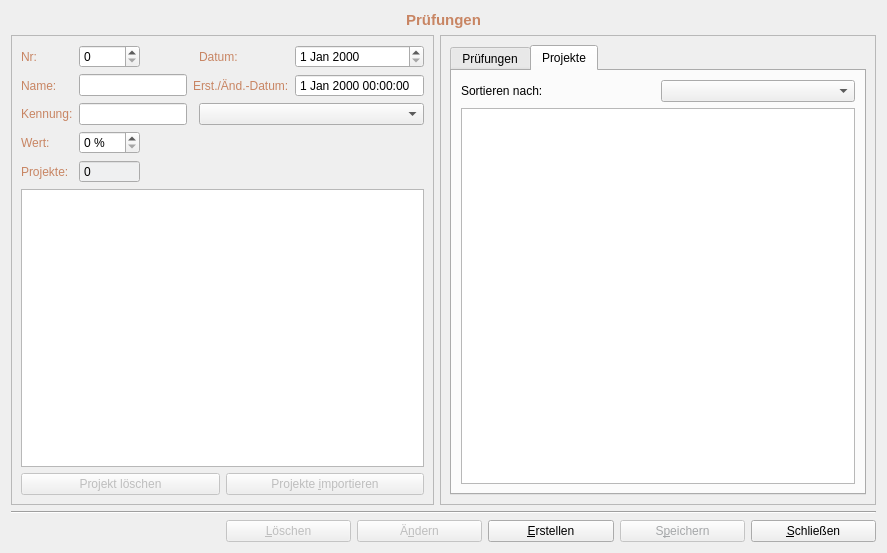
<?xml version="1.0" encoding="UTF-8"?>
<ui version="4.0">
 <class>FormSkills</class>
 <widget class="QWidget" name="FormSkills">
  <property name="geometry">
   <rect>
    <x>0</x>
    <y>0</y>
    <width>887</width>
    <height>553</height>
   </rect>
  </property>
  <property name="windowTitle">
   <string>Form</string>
  </property>
  <layout class="QGridLayout" name="gridLayout_5">
   <item row="0" column="0" colspan="3">
    <widget class="QLabel" name="label">
     <property name="palette">
      <palette>
       <active>
        <colorrole role="WindowText">
         <brush brushstyle="SolidPattern">
          <color alpha="255">
           <red>200</red>
           <green>133</green>
           <blue>99</blue>
          </color>
         </brush>
        </colorrole>
       </active>
       <inactive>
        <colorrole role="WindowText">
         <brush brushstyle="SolidPattern">
          <color alpha="255">
           <red>200</red>
           <green>133</green>
           <blue>99</blue>
          </color>
         </brush>
        </colorrole>
       </inactive>
       <disabled>
        <colorrole role="WindowText">
         <brush brushstyle="SolidPattern">
          <color alpha="255">
           <red>165</red>
           <green>167</green>
           <blue>169</blue>
          </color>
         </brush>
        </colorrole>
       </disabled>
      </palette>
     </property>
     <property name="font">
      <font>
       <pointsize>11</pointsize>
       <weight>75</weight>
       <bold>true</bold>
      </font>
     </property>
     <property name="text">
      <string>Prüfungen</string>
     </property>
     <property name="alignment">
      <set>Qt::AlignCenter</set>
     </property>
    </widget>
   </item>
   <item row="1" column="0" colspan="2">
    <widget class="QFrame" name="frame_2">
     <property name="sizePolicy">
      <sizepolicy hsizetype="Expanding" vsizetype="Preferred">
       <horstretch>0</horstretch>
       <verstretch>0</verstretch>
      </sizepolicy>
     </property>
     <property name="minimumSize">
      <size>
       <width>350</width>
       <height>0</height>
      </size>
     </property>
     <property name="frameShape">
      <enum>QFrame::StyledPanel</enum>
     </property>
     <property name="frameShadow">
      <enum>QFrame::Raised</enum>
     </property>
     <layout class="QGridLayout" name="gridLayout_4">
      <item row="0" column="0">
       <widget class="QLabel" name="label_2">
        <property name="palette">
         <palette>
          <active>
           <colorrole role="WindowText">
            <brush brushstyle="SolidPattern">
             <color alpha="255">
              <red>200</red>
              <green>133</green>
              <blue>99</blue>
             </color>
            </brush>
           </colorrole>
          </active>
          <inactive>
           <colorrole role="WindowText">
            <brush brushstyle="SolidPattern">
             <color alpha="255">
              <red>200</red>
              <green>133</green>
              <blue>99</blue>
             </color>
            </brush>
           </colorrole>
          </inactive>
          <disabled>
           <colorrole role="WindowText">
            <brush brushstyle="SolidPattern">
             <color alpha="255">
              <red>165</red>
              <green>167</green>
              <blue>169</blue>
             </color>
            </brush>
           </colorrole>
          </disabled>
         </palette>
        </property>
        <property name="text">
         <string>Nr:</string>
        </property>
       </widget>
      </item>
      <item row="0" column="1">
       <widget class="QSpinBox" name="nrBox"/>
      </item>
      <item row="0" column="2">
       <spacer name="horizontalSpacer_4">
        <property name="orientation">
         <enum>Qt::Horizontal</enum>
        </property>
        <property name="sizeHint" stdset="0">
         <size>
          <width>40</width>
          <height>20</height>
         </size>
        </property>
       </spacer>
      </item>
      <item row="0" column="4">
       <widget class="QLabel" name="label_7">
        <property name="palette">
         <palette>
          <active>
           <colorrole role="WindowText">
            <brush brushstyle="SolidPattern">
             <color alpha="255">
              <red>200</red>
              <green>133</green>
              <blue>99</blue>
             </color>
            </brush>
           </colorrole>
          </active>
          <inactive>
           <colorrole role="WindowText">
            <brush brushstyle="SolidPattern">
             <color alpha="255">
              <red>200</red>
              <green>133</green>
              <blue>99</blue>
             </color>
            </brush>
           </colorrole>
          </inactive>
          <disabled>
           <colorrole role="WindowText">
            <brush brushstyle="SolidPattern">
             <color alpha="255">
              <red>165</red>
              <green>167</green>
              <blue>169</blue>
             </color>
            </brush>
           </colorrole>
          </disabled>
         </palette>
        </property>
        <property name="text">
         <string>Datum:</string>
        </property>
       </widget>
      </item>
      <item row="0" column="5">
       <widget class="QDateEdit" name="dateEdit"/>
      </item>
      <item row="1" column="0">
       <widget class="QLabel" name="label_3">
        <property name="palette">
         <palette>
          <active>
           <colorrole role="WindowText">
            <brush brushstyle="SolidPattern">
             <color alpha="255">
              <red>200</red>
              <green>133</green>
              <blue>99</blue>
             </color>
            </brush>
           </colorrole>
          </active>
          <inactive>
           <colorrole role="WindowText">
            <brush brushstyle="SolidPattern">
             <color alpha="255">
              <red>200</red>
              <green>133</green>
              <blue>99</blue>
             </color>
            </brush>
           </colorrole>
          </inactive>
          <disabled>
           <colorrole role="WindowText">
            <brush brushstyle="SolidPattern">
             <color alpha="255">
              <red>165</red>
              <green>167</green>
              <blue>169</blue>
             </color>
            </brush>
           </colorrole>
          </disabled>
         </palette>
        </property>
        <property name="text">
         <string>Name:</string>
        </property>
       </widget>
      </item>
      <item row="1" column="1" colspan="2">
       <widget class="QLineEdit" name="nameEdit"/>
      </item>
      <item row="2" column="0">
       <widget class="QLabel" name="label_4">
        <property name="palette">
         <palette>
          <active>
           <colorrole role="WindowText">
            <brush brushstyle="SolidPattern">
             <color alpha="255">
              <red>200</red>
              <green>133</green>
              <blue>99</blue>
             </color>
            </brush>
           </colorrole>
          </active>
          <inactive>
           <colorrole role="WindowText">
            <brush brushstyle="SolidPattern">
             <color alpha="255">
              <red>200</red>
              <green>133</green>
              <blue>99</blue>
             </color>
            </brush>
           </colorrole>
          </inactive>
          <disabled>
           <colorrole role="WindowText">
            <brush brushstyle="SolidPattern">
             <color alpha="255">
              <red>165</red>
              <green>167</green>
              <blue>169</blue>
             </color>
            </brush>
           </colorrole>
          </disabled>
         </palette>
        </property>
        <property name="text">
         <string>Kennung:</string>
        </property>
       </widget>
      </item>
      <item row="2" column="1" colspan="2">
       <widget class="QLineEdit" name="kennungEdit"/>
      </item>
      <item row="3" column="0">
       <widget class="QLabel" name="label_9">
        <property name="palette">
         <palette>
          <active>
           <colorrole role="WindowText">
            <brush brushstyle="SolidPattern">
             <color alpha="255">
              <red>200</red>
              <green>133</green>
              <blue>99</blue>
             </color>
            </brush>
           </colorrole>
          </active>
          <inactive>
           <colorrole role="WindowText">
            <brush brushstyle="SolidPattern">
             <color alpha="255">
              <red>200</red>
              <green>133</green>
              <blue>99</blue>
             </color>
            </brush>
           </colorrole>
          </inactive>
          <disabled>
           <colorrole role="WindowText">
            <brush brushstyle="SolidPattern">
             <color alpha="255">
              <red>165</red>
              <green>167</green>
              <blue>169</blue>
             </color>
            </brush>
           </colorrole>
          </disabled>
         </palette>
        </property>
        <property name="text">
         <string>Wert:</string>
        </property>
       </widget>
      </item>
      <item row="3" column="1">
       <widget class="QSpinBox" name="wertBox">
        <property name="suffix">
         <string> %</string>
        </property>
        <property name="maximum">
         <number>100</number>
        </property>
       </widget>
      </item>
      <item row="4" column="0">
       <widget class="QLabel" name="label_6">
        <property name="palette">
         <palette>
          <active>
           <colorrole role="WindowText">
            <brush brushstyle="SolidPattern">
             <color alpha="255">
              <red>200</red>
              <green>133</green>
              <blue>99</blue>
             </color>
            </brush>
           </colorrole>
          </active>
          <inactive>
           <colorrole role="WindowText">
            <brush brushstyle="SolidPattern">
             <color alpha="255">
              <red>200</red>
              <green>133</green>
              <blue>99</blue>
             </color>
            </brush>
           </colorrole>
          </inactive>
          <disabled>
           <colorrole role="WindowText">
            <brush brushstyle="SolidPattern">
             <color alpha="255">
              <red>165</red>
              <green>167</green>
              <blue>169</blue>
             </color>
            </brush>
           </colorrole>
          </disabled>
         </palette>
        </property>
        <property name="text">
         <string>Projekte:</string>
        </property>
       </widget>
      </item>
      <item row="4" column="1">
       <widget class="QSpinBox" name="countProjekteBox">
        <property name="palette">
         <palette>
          <active>
           <colorrole role="Base">
            <brush brushstyle="SolidPattern">
             <color alpha="255">
              <red>239</red>
              <green>240</green>
              <blue>241</blue>
             </color>
            </brush>
           </colorrole>
          </active>
          <inactive>
           <colorrole role="Base">
            <brush brushstyle="SolidPattern">
             <color alpha="255">
              <red>239</red>
              <green>240</green>
              <blue>241</blue>
             </color>
            </brush>
           </colorrole>
          </inactive>
          <disabled>
           <colorrole role="Base">
            <brush brushstyle="SolidPattern">
             <color alpha="255">
              <red>241</red>
              <green>241</green>
              <blue>241</blue>
             </color>
            </brush>
           </colorrole>
          </disabled>
         </palette>
        </property>
        <property name="readOnly">
         <bool>true</bool>
        </property>
        <property name="buttonSymbols">
         <enum>QAbstractSpinBox::NoButtons</enum>
        </property>
       </widget>
      </item>
      <item row="4" column="4">
       <spacer name="horizontalSpacer_2">
        <property name="orientation">
         <enum>Qt::Horizontal</enum>
        </property>
        <property name="sizeHint" stdset="0">
         <size>
          <width>68</width>
          <height>20</height>
         </size>
        </property>
       </spacer>
      </item>
      <item row="4" column="5">
       <spacer name="horizontalSpacer_3">
        <property name="orientation">
         <enum>Qt::Horizontal</enum>
        </property>
        <property name="sizeHint" stdset="0">
         <size>
          <width>86</width>
          <height>20</height>
         </size>
        </property>
       </spacer>
      </item>
      <item row="5" column="0" colspan="6">
       <widget class="QTableWidget" name="skillProjektTable">
        <property name="enabled">
         <bool>true</bool>
        </property>
       </widget>
      </item>
      <item row="2" column="4" colspan="2">
       <widget class="QComboBox" name="kennungBox"/>
      </item>
      <item row="6" column="0" colspan="6">
       <layout class="QHBoxLayout" name="horizontalLayout_3">
        <item>
         <widget class="QPushButton" name="deleteSkillProjektButton">
          <property name="enabled">
           <bool>false</bool>
          </property>
          <property name="text">
           <string>Projekt löschen</string>
          </property>
         </widget>
        </item>
        <item>
         <widget class="QPushButton" name="importProjekteButton">
          <property name="enabled">
           <bool>false</bool>
          </property>
          <property name="text">
           <string>Projekte &amp;importieren</string>
          </property>
         </widget>
        </item>
       </layout>
      </item>
      <item row="1" column="5">
       <widget class="QDateTimeEdit" name="dateTimeEdit">
        <property name="readOnly">
         <bool>true</bool>
        </property>
        <property name="buttonSymbols">
         <enum>QAbstractSpinBox::NoButtons</enum>
        </property>
       </widget>
      </item>
      <item row="1" column="3" colspan="2">
       <widget class="QLabel" name="label_5">
        <property name="palette">
         <palette>
          <active>
           <colorrole role="WindowText">
            <brush brushstyle="SolidPattern">
             <color alpha="255">
              <red>200</red>
              <green>133</green>
              <blue>99</blue>
             </color>
            </brush>
           </colorrole>
          </active>
          <inactive>
           <colorrole role="WindowText">
            <brush brushstyle="SolidPattern">
             <color alpha="255">
              <red>200</red>
              <green>133</green>
              <blue>99</blue>
             </color>
            </brush>
           </colorrole>
          </inactive>
          <disabled>
           <colorrole role="WindowText">
            <brush brushstyle="SolidPattern">
             <color alpha="255">
              <red>165</red>
              <green>167</green>
              <blue>169</blue>
             </color>
            </brush>
           </colorrole>
          </disabled>
         </palette>
        </property>
        <property name="text">
         <string>Erst./Änd.-Datum:</string>
        </property>
       </widget>
      </item>
     </layout>
    </widget>
   </item>
   <item row="1" column="2">
    <widget class="QFrame" name="frame">
     <property name="sizePolicy">
      <sizepolicy hsizetype="Preferred" vsizetype="Preferred">
       <horstretch>0</horstretch>
       <verstretch>0</verstretch>
      </sizepolicy>
     </property>
     <property name="maximumSize">
      <size>
       <width>460</width>
       <height>16777215</height>
      </size>
     </property>
     <property name="frameShape">
      <enum>QFrame::StyledPanel</enum>
     </property>
     <property name="frameShadow">
      <enum>QFrame::Raised</enum>
     </property>
     <layout class="QGridLayout" name="gridLayout_3">
      <item row="0" column="0">
       <widget class="QTabWidget" name="tabWidget">
        <property name="currentIndex">
         <number>1</number>
        </property>
        <widget class="QWidget" name="tab">
         <attribute name="title">
          <string>Prüfungen</string>
         </attribute>
         <layout class="QGridLayout" name="gridLayout">
          <item row="0" column="0">
           <widget class="QTableWidget" name="skillTable"/>
          </item>
         </layout>
        </widget>
        <widget class="QWidget" name="tab_2">
         <attribute name="title">
          <string>Projekte</string>
         </attribute>
         <layout class="QGridLayout" name="gridLayout_2">
          <item row="0" column="0">
           <widget class="QLabel" name="label_8">
            <property name="text">
             <string>Sortieren nach:</string>
            </property>
           </widget>
          </item>
          <item row="0" column="1">
           <widget class="QComboBox" name="sortKennunBox"/>
          </item>
          <item row="1" column="0" colspan="2">
           <widget class="QTableWidget" name="projektTable"/>
          </item>
         </layout>
        </widget>
       </widget>
      </item>
     </layout>
    </widget>
   </item>
   <item row="2" column="0" colspan="3">
    <widget class="Line" name="line">
     <property name="orientation">
      <enum>Qt::Horizontal</enum>
     </property>
    </widget>
   </item>
   <item row="3" column="1" colspan="2">
    <layout class="QHBoxLayout" name="horizontalLayout">
     <item>
      <widget class="QPushButton" name="deleteButton">
       <property name="enabled">
        <bool>false</bool>
       </property>
       <property name="text">
        <string>&amp;Löschen</string>
       </property>
      </widget>
     </item>
     <item>
      <widget class="QPushButton" name="changeButton">
       <property name="enabled">
        <bool>false</bool>
       </property>
       <property name="text">
        <string>Ä&amp;ndern</string>
       </property>
      </widget>
     </item>
     <item>
      <widget class="QPushButton" name="createButton">
       <property name="text">
        <string>&amp;Erstellen</string>
       </property>
      </widget>
     </item>
     <item>
      <widget class="QPushButton" name="saveButton">
       <property name="enabled">
        <bool>false</bool>
       </property>
       <property name="palette">
        <palette>
         <active>
          <colorrole role="ButtonText">
           <brush brushstyle="SolidPattern">
            <color alpha="255">
             <red>170</red>
             <green>0</green>
             <blue>0</blue>
            </color>
           </brush>
          </colorrole>
         </active>
         <inactive>
          <colorrole role="ButtonText">
           <brush brushstyle="SolidPattern">
            <color alpha="255">
             <red>170</red>
             <green>0</green>
             <blue>0</blue>
            </color>
           </brush>
          </colorrole>
         </inactive>
         <disabled>
          <colorrole role="ButtonText">
           <brush brushstyle="SolidPattern">
            <color alpha="255">
             <red>165</red>
             <green>167</green>
             <blue>169</blue>
            </color>
           </brush>
          </colorrole>
         </disabled>
        </palette>
       </property>
       <property name="text">
        <string>S&amp;peichern</string>
       </property>
      </widget>
     </item>
     <item>
      <widget class="QPushButton" name="closeButton">
       <property name="text">
        <string>&amp;Schließen</string>
       </property>
      </widget>
     </item>
    </layout>
   </item>
  </layout>
 </widget>
 <tabstops>
  <tabstop>nrBox</tabstop>
  <tabstop>dateEdit</tabstop>
  <tabstop>nameEdit</tabstop>
  <tabstop>kennungBox</tabstop>
  <tabstop>kennungEdit</tabstop>
  <tabstop>saveButton</tabstop>
  <tabstop>skillProjektTable</tabstop>
  <tabstop>closeButton</tabstop>
  <tabstop>changeButton</tabstop>
  <tabstop>deleteButton</tabstop>
  <tabstop>createButton</tabstop>
  <tabstop>countProjekteBox</tabstop>
  <tabstop>skillTable</tabstop>
  <tabstop>projektTable</tabstop>
  <tabstop>tabWidget</tabstop>
 </tabstops>
 <resources/>
 <connections/>
</ui>
